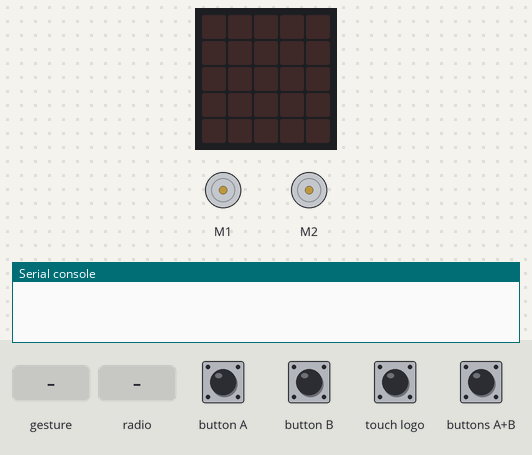
A program run on a simulated BBC micro:bit (MakeCode). Shown: the board's 5×5 LED display, 2 × DC motor (green arrow = forward, orange = backward, longer = faster), the last lines printed to the serial console. The inputs (shaded band) are chosen by the test bench. No radio messages arrive unless stated (any console line starting 'radio sent:' is added by the test bench); a tilt is held for 1.5 s and a shake lasts 1 s, then the board lies face up again.

Above: at 1.2 s.
1.3 s: button A pressed for 0.15 s
At 2.2 s:
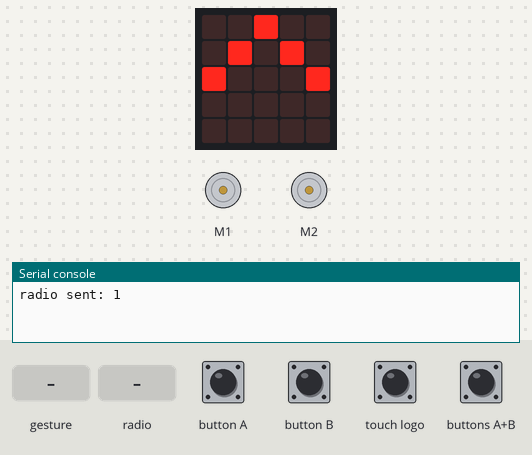
2.9 s: button B pressed for 0.15 s
At 3.7 s:
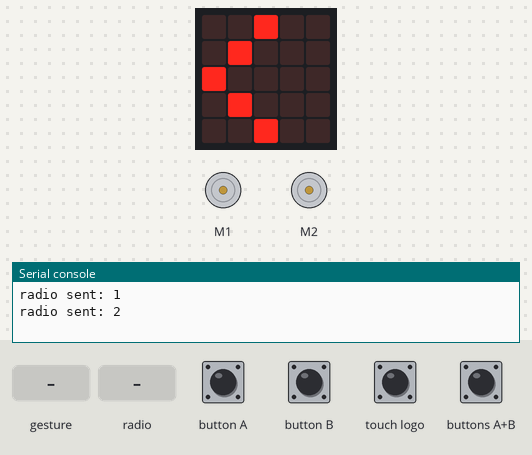
4.5 s: touch logo pressed for 0.15 s
At 5.1 s:
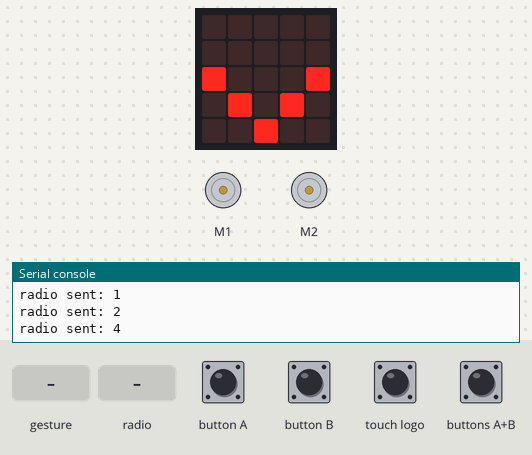
6.1 s: gesture 'shake'
At 7.1 s:
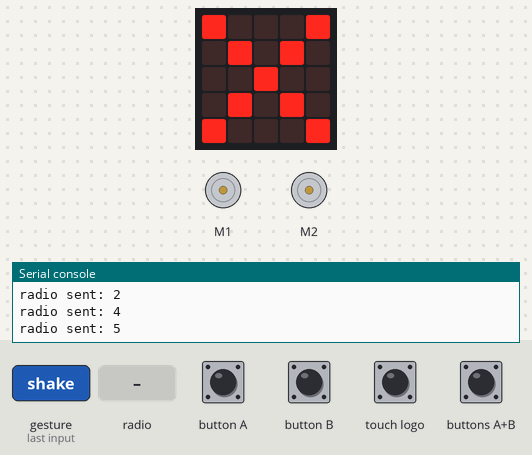
7.8 s: radio message "1" arrives
At 8.8 s:
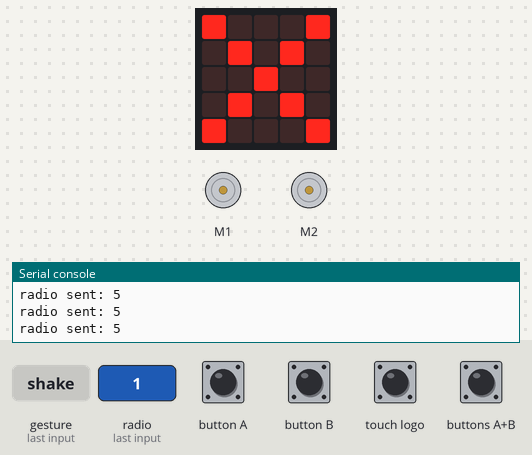
9.3 s: radio message "2" arrives
At 10.5 s:
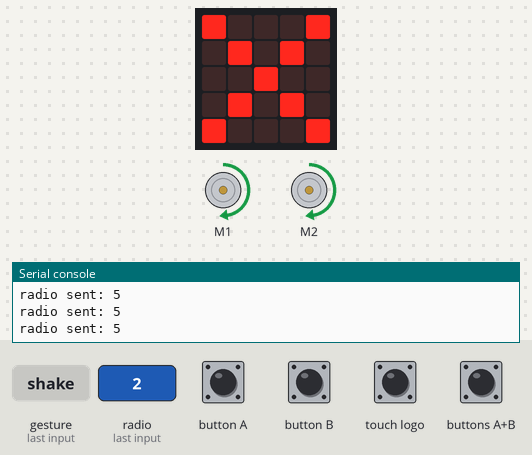
Timing chart, 0 to 11.8 s (numbered marks = the images above; inputs shaded):
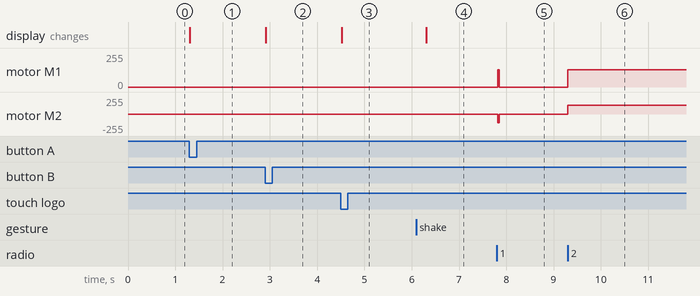

The program:

main.ts
```typescript
radio.onReceivedNumber(function (receivedNumber) {
    if (receivedNumber == 1) {
        Kitronik_Robotics_Board.motorOn(Kitronik_Robotics_Board.Motors.Motor1, Kitronik_Robotics_Board.MotorDirection.Forward, 50)
        Kitronik_Robotics_Board.motorOn(Kitronik_Robotics_Board.Motors.Motor2, Kitronik_Robotics_Board.MotorDirection.Reverse, 50)
        basic.pause(50)
        Kitronik_Robotics_Board.motorOff(Kitronik_Robotics_Board.Motors.Motor1)
        Kitronik_Robotics_Board.motorOff(Kitronik_Robotics_Board.Motors.Motor2)
    } else if (receivedNumber == 2) {
        Kitronik_Robotics_Board.motorOn(Kitronik_Robotics_Board.Motors.Motor1, Kitronik_Robotics_Board.MotorDirection.Forward, 50)
        Kitronik_Robotics_Board.motorOn(Kitronik_Robotics_Board.Motors.Motor2, Kitronik_Robotics_Board.MotorDirection.Forward, 50)
    } else if (receivedNumber == 3) {
        Kitronik_Robotics_Board.motorOn(Kitronik_Robotics_Board.Motors.Motor1, Kitronik_Robotics_Board.MotorDirection.Reverse, 50)
        Kitronik_Robotics_Board.motorOn(Kitronik_Robotics_Board.Motors.Motor2, Kitronik_Robotics_Board.MotorDirection.Reverse, 50)
    } else if (receivedNumber == 4) {
        Kitronik_Robotics_Board.motorOn(Kitronik_Robotics_Board.Motors.Motor1, Kitronik_Robotics_Board.MotorDirection.Reverse, 50)
        Kitronik_Robotics_Board.motorOn(Kitronik_Robotics_Board.Motors.Motor2, Kitronik_Robotics_Board.MotorDirection.Forward, 50)
    } else if (receivedNumber == 5) {
        Kitronik_Robotics_Board.allOff()
    }
})
radio.setGroup(35)
basic.forever(function () {
    if (input.buttonIsPressed(Button.A)) {
        basic.showLeds(`
            . . # . .
            . # . # .
            # . . . #
            . . . . .
            . . . . .
            `)
        radio.sendNumber(1)
    } else if (input.buttonIsPressed(Button.B)) {
        basic.showLeds(`
            . . # . .
            . # . . .
            # . . . .
            . # . . .
            . . # . .
            `)
        radio.sendNumber(2)
    } else if (input.buttonIsPressed(Button.AB)) {
        basic.showLeds(`
            . . # . .
            . . . # .
            . . . . #
            . . . # .
            . . # . .
            `)
        radio.sendNumber(3)
    } else if (input.logoIsPressed()) {
        basic.showLeds(`
            . . . . .
            . . . . .
            # . . . #
            . # . # .
            . . # . .
            `)
        radio.sendNumber(4)
    } else if (input.isGesture(Gesture.Shake)) {
        basic.showLeds(`
            # . . . #
            . # . # .
            . . # . .
            . # . # .
            # . . . #
            `)
        radio.sendNumber(5)
    }
})
```

test.ts
```typescript
// testit kuuluvat tänne; tätä ei koota, kun tätä pakettia käytetään laajennuksena.
```

Measured:
- after the input at 1.3 s, the display: changes at once (image 1)
- after the input at 2.9 s, the display: changes at once (image 2)
- after the input at 4.5 s, the display: changes at once (image 3)
- after the input at 6.1 s, the display: changes after 0.20 s (image 4)
- after the input at 7.8 s, motor M1: stopped → forward 128/255 at once, → stopped 0.03 s later; motor M2: stopped → backward 128/255 at once, → stopped 0.03 s later
- after the input at 9.3 s, motor M1, motor M2: stopped → forward 128/255 at once
